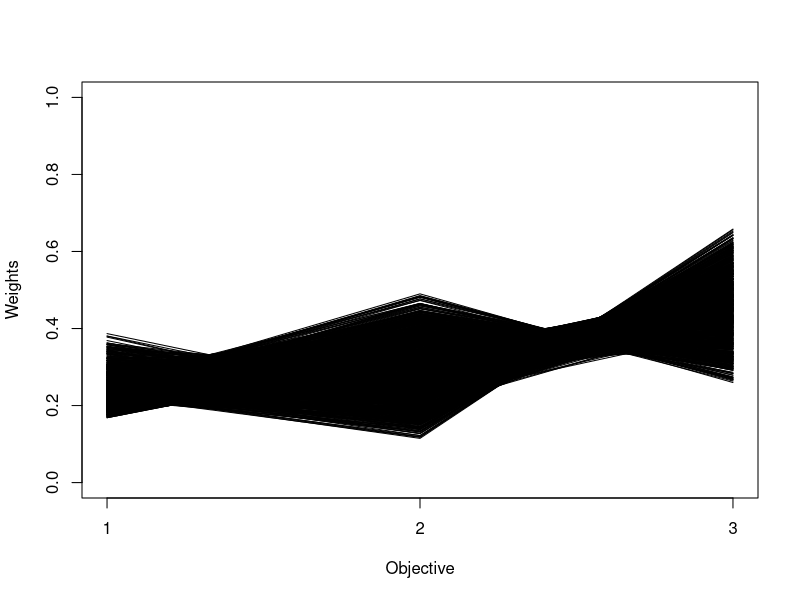

This chart was generated by the following R code:
###variation in weights 
#slide38 from SDM Tools course 
weight1 <- c(1,1)
weight2 <- c(0.5,2)
weight3 <- c(1,3)

sims <- 1000
samps <- weights <- matrix(NA,nrow=sims,ncol=3)
for(i in 1:sims){
  samps[i,1] <- runif(1,weight1[1],weight1[2])
  samps[i,2] <- runif(1,weight2[1],weight2[2])
  samps[i,3] <- runif(1,weight3[1],weight3[2])
  
  weights[i,] <- samps[i,]/sum(samps[i,])
  
} 

#plot the weights 
plot(x = c(1,2,3),y = weights[1,],type = 'l',xlab = "Objective",ylab = "Weights",ylim = c(0,1),xaxt='n')
axis(side=1,at=c(1,2,3))
for(i in 2:sims){
  lines(x=c(1,2,3),y=weights[i,])
}